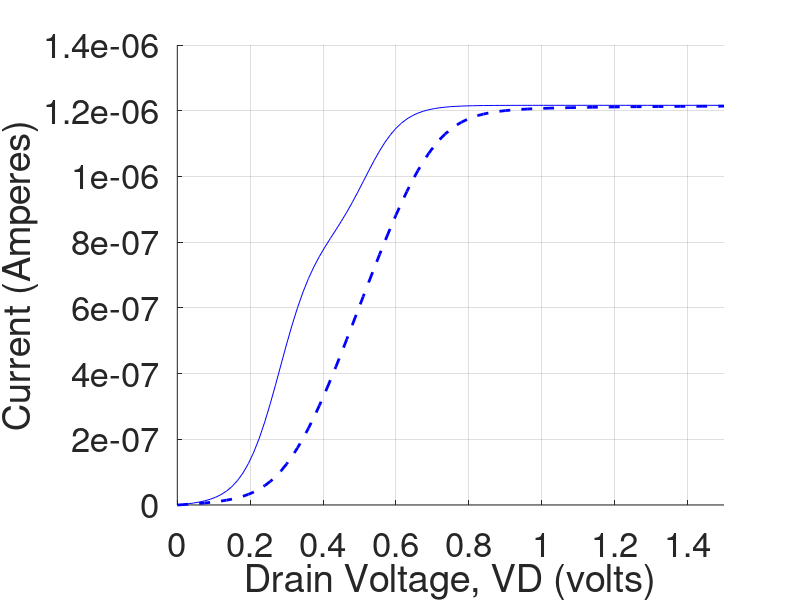

Recreate this plot in MATLAB.
clear all
close all

% Constants (all MKS, except energy which is in eV)
hbar = 1.055e-34;
q = 1.602e-19;
I0 = q*q/hbar;

% Parameters
U0 = 0.1; % U0 is 0.25 for part(a), 0.025 for part (b)
kT = 0.025;
mu = 0;
ep = 0.2;
g1 = 0.005;
g2 = 0.005;
g = g1 + g2;
alphag = 1;
alphad = 0.5;

% Bias
IV = 101;
VV = linspace(0, 1.5, IV);
for iV = 1:IV
    Vg = 0;
    Vd = VV(iV);
    %Vd = 0; Vg=VV(iV);
    mu1 = mu;
    mu2 = mu1 - Vd;
    UL = -(alphag*Vg)-(alphad*Vd);
    % Multielectron method
    f1  = 1/(1 + exp((ep + UL - U0/2 - mu1)/kT));
    f2  = 1/(1 + exp((ep + UL - U0/2 - mu2)/kT));
    f1U = 1/(1 + exp((ep + UL + U0/2 - mu1)/kT));
    f2U = 1/(1 + exp((ep + UL + U0/2 - mu2)/kT));
    P1 = ((g1*f1) + (g2*f2))/(1e-6 + (g1*(1 - f1)) + (g2*(1 - f2)));
    P2 = P1*((g1*f1U)+(g2*f2U))/(1e-6 + (g1*(1 - f1U)) + (g2*(1 - f2U)));
    P0 = 1/(1 + P1 + P1 + P2);
    P1 = P1*P0;
    P2 = P2*P0;
    I1(iV) = 2*I0*((P0*g1*f1) - (P1*g1*(1 - f1)) + (P1*g1*f1U) - (P2*g1*(1 - f1U)));
    I2(iV) = 2*I0*((P0*g2*f2) - (P1*g2*(1 - f2)) + (P1*g2*f2U) - (P2*g2*(1 - f2U)));
end

%RSCF method (same as Fig.1.4.6 with added factor of two)

%Energy grid
NE = 501;
E = linspace(-1,1,NE);dE=E(2)-E(1);
D = (g/(2*pi))./((E.^2)+((g/2)^2)); % Lorentzian Density of states per eV
D = D./(dE*sum(D)); %Normalizing to one

%Bias
for iV=1:IV
    Vg=0;Vd=VV(iV);
    %Vd=0;Vg=VV(iV);
    mu1 = mu;
    mu2 = mu1 - Vd;
    UL = -(alphag*Vg) - (alphad*Vd);
    U = 0; %Self-consistent field
    dU = 1;
    while dU > 1e-6
        F1 = 1./(1 + exp((E + ep + UL + U - mu1)./kT));
        F2 = 1./(1 + exp((E + ep + UL + U - mu2)./kT));
        N(iV) = dE*2*sum(D.*((F1.*g1/g) + (F2.*g2/g)));
        Unew = U0*N(iV);
        dU = abs(U - Unew);
        U = U + 0.1*(Unew-U);
    end
    I(iV) = dE*2*I0*(sum(D.*(F1-F2)))*(g1*g2/g);
end

hold on
h = plot(VV, I1, 'b');
h = plot(VV, I, 'b--');
set(h,'linewidth', [2.0])
set(gca,'Fontsize', [25])
grid on
xlabel('Drain Voltage, VD (volts)')
ylabel('Current (Amperes)')
axis([0 1.5 0 1.4e-6])
